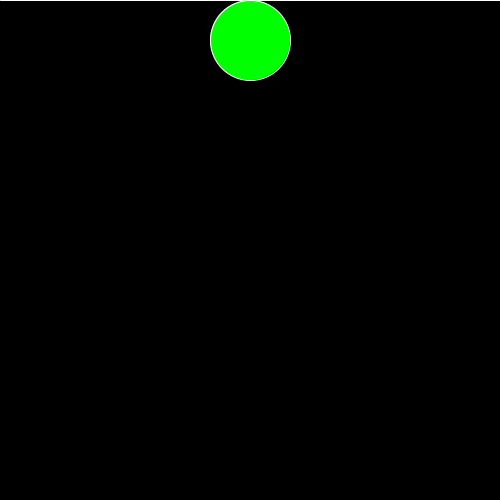
Frame 1 (no input)
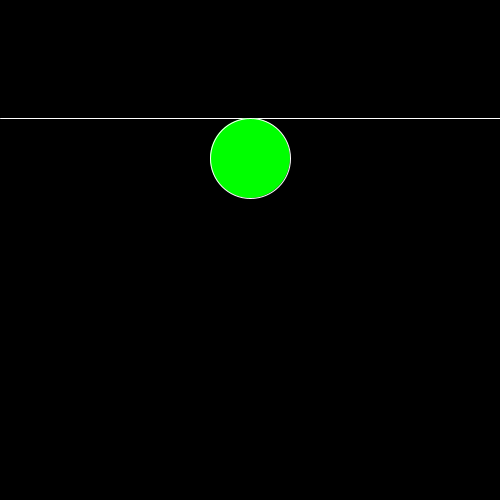
Frame 60 (the mouse pressed at the canvas centre just before this capture)
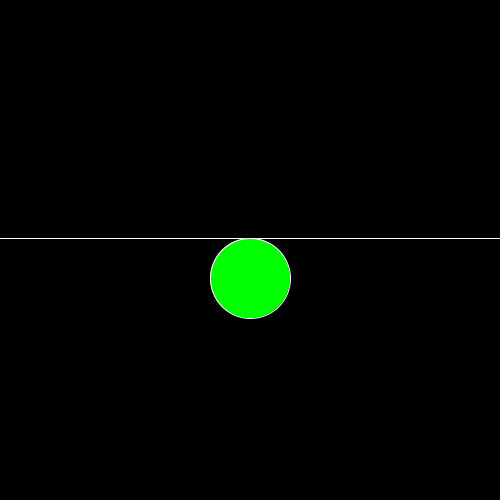
Frame 120 (the mouse held since frame 60 and released just before this capture)

The Processing sketch that drew these frames (run headless with seeded random() and noise(); from frame 60 on, the mouse is pressed at the canvas centre):

// Processing sketch: ejercicio_19
// ── ejercicio_19.pde
float y=0.0;
float velocidad=2.0;
float diametro=80.0;
int direccion=1;

void setup(){
  size(500,500);
}

void draw(){
   background(0);
   stroke(255);
   fill(0,255,0);
   line(0, y, width, y);
   ellipse(width/2, y+40, diametro, diametro);
   y+=velocidad*direccion;
    if (y >= height || y<0) {
   direccion=-direccion;
  }
  
}
